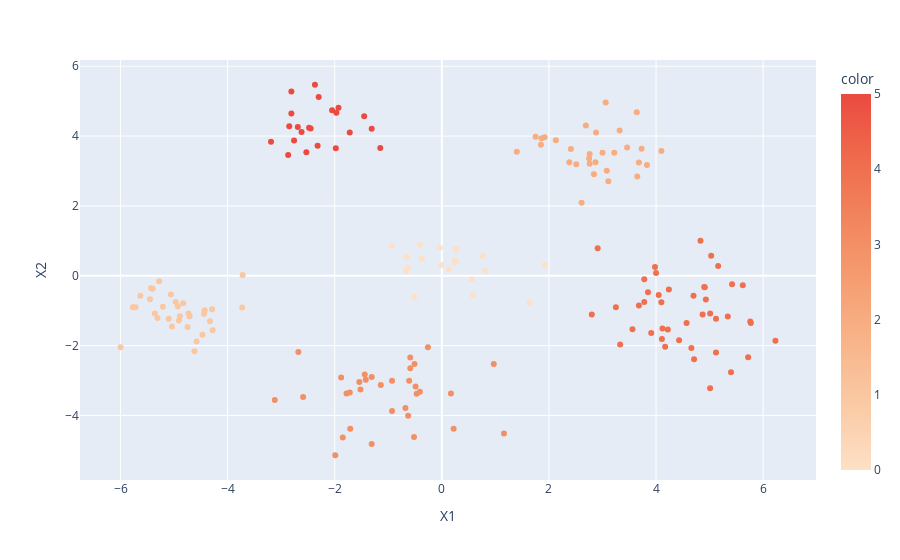

The cell this chart's notebook holds for it:
### Markdown cell above
## Clustering The Example Data

### Code cell
# cluster the data for dataset A
kmeans_a = KMeans(n_clusters=6, random_state=0).fit(data_a)
# plot the clustered data for dataset A
fig_a = px.scatter(data_a, x='X1', y='X2', color=kmeans_a.labels_, color_continuous_scale='peach')
fig_a.show()

### Figure 1 — Plotly figure (JSON) as saved in the notebook; plotly's stock layout.template omitted (floating-point values rounded to 4 significant figures; data arrays with more than 128 entries replaced by an {"elided": "..."} marker saying what was removed)
{"data": [{"hovertemplate": "X1=%{x}<br>X2=%{y}<br>color=%{marker.color}<extra></extra>", "legendgroup": "", "marker": {"color": {"elided": "180 int values"}, "coloraxis": "coloraxis", "symbol": "circle"}, "mode": "markers", "name": "", "orientation": "v", "showlegend": false, "type": "scatter", "x": {"elided": "180 float values"}, "xaxis": "x", "y": {"elided": "180 float values"}, "yaxis": "y"}], "layout": {"coloraxis": {"colorbar": {"title": {"text": "color"}}, "colorscale": [[0, "rgb(253, 224, 197)"], [0.1667, "rgb(250, 203, 166)"], [0.3333, "rgb(248, 181, 139)"], [0.5, "rgb(245, 158, 114)"], [0.6667, "rgb(242, 133, 93)"], [0.8333, "rgb(239, 106, 76)"], [1, "rgb(235, 74, 64)"]]}, "legend": {"tracegroupgap": 0}, "margin": {"t": 60}, "xaxis": {"anchor": "y", "domain": [0, 1], "title": {"text": "X1"}}, "yaxis": {"anchor": "x", "domain": [0, 1], "title": {"text": "X2"}}}}
